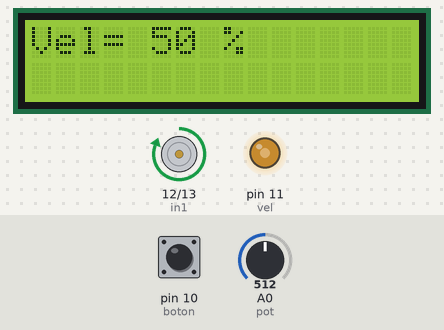
Bench run of a sketch on a simulated Arduino Uno, built with avr-gcc and run on an emulated ATmega328P. Shown: 16×2 character LCD, motor-driver pin pairs drawn as motors (green arrow = first pin HIGH = forward, orange = second pin HIGH = backward, longer = more drive), output pins drawn as LEDs (lit = HIGH). Inputs (shaded band) come from the test bench; at power-on: A0 (pot) = 512, pin 10 (boton) LOW.

Above: at 5.2 s.
5.3 s: A0 (pot) set to 716
At 6.7 s:
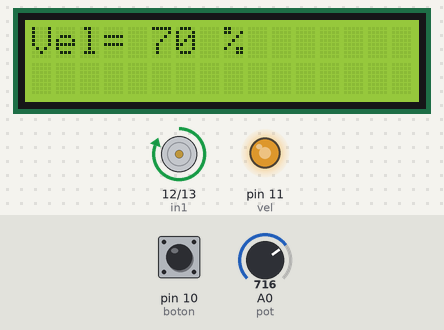
7.0 s: A0 (pot) set to 900
At 7.5 s:
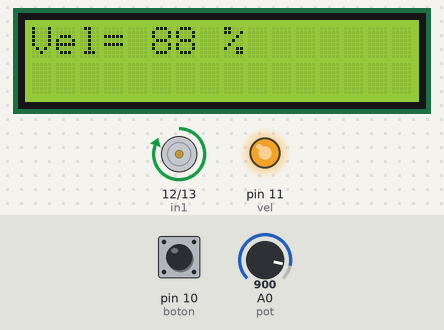
8.6 s: A0 (pot) set to 122
At 9.3 s:
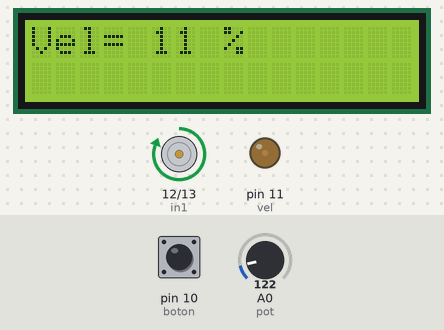
10.1 s: A0 (pot) set to 0
At 11.1 s:
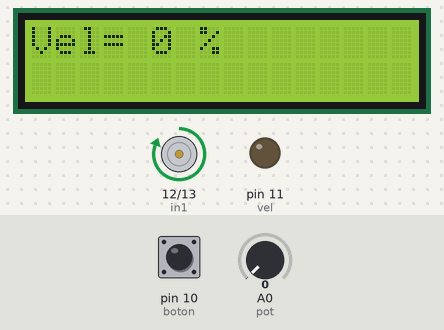
Timing chart, 0 to 12.6 s (numbered marks = the images above; inputs shaded):
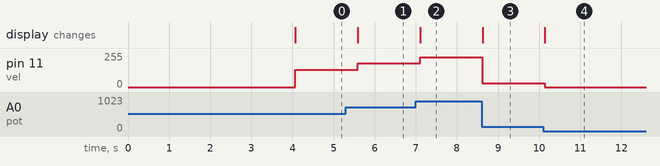

The sketch:

control_velocidad_CD.ino
```cpp
#include <LiquidCrystal.h>
LiquidCrystal lcd(4, 5, 6, 7, 8, 9); //pines que utilizaremos del arduino para conectar al lcd
const int boton = 10;
const int vel = 11;
const int pot = 0;
const int in1 = 12;
const int in2 = 13;
int velocidad;

boolean estado = HIGH;
void setup() {
  // put your setup code here, to run once:
  lcd.begin(16, 2); //tipo de pantalla lcd 16x2
  pinMode(boton, INPUT);
  pinMode(vel, OUTPUT);
  lcd.print("PRACTICA 2");// imprime el texto
  delay(4000);
  lcd.setCursor(0, 1);
  lcd.print("OPRIME BOTON");// imprime el texto
  while (digitalRead(boton) == HIGH); //mientras el botón se encuentre en alto no avanza de esta línea
  pinMode(in1, OUTPUT);
  digitalWrite(in1, HIGH);
  pinMode(in2, OUTPUT);
  digitalWrite(in2, LOW);

}

void loop() {
  // put your main code here, to run repeatedly:
  lcd.clear();
  velocidad = analogRead(pot) / 4; // es necesario dividir entre 4 para que 0-1023 = 0-255
  analogWrite(vel, velocidad) ;
  lcd.print("Vel= ");
  lcd.print((velocidad * 100) / 255); //Se imprime la velocidad en porcentaje 255=100% y 0=0%
  lcd.print(" %");
  delay(300); //tiempo que tarda en actualizarse el sistema ( cada 0.3 Seg )
}
```

Measured:
- after the input at 5.3 s, pin 11 (vel): 128/255 → 179/255 after 0.29 s; the display: changes after 0.29 s (image 1)
- after the input at 7.0 s, pin 11 (vel): 179/255 → 225/255 after 0.10 s; the display: changes after 0.11 s (image 2)
- after the input at 8.6 s, pin 11 (vel): 225/255 → 30/255 at once; the display: changes at once (image 3)
- after the input at 10.1 s, pin 11 (vel): 30/255 → 0/255 at once; the display: changes at once (image 4)
